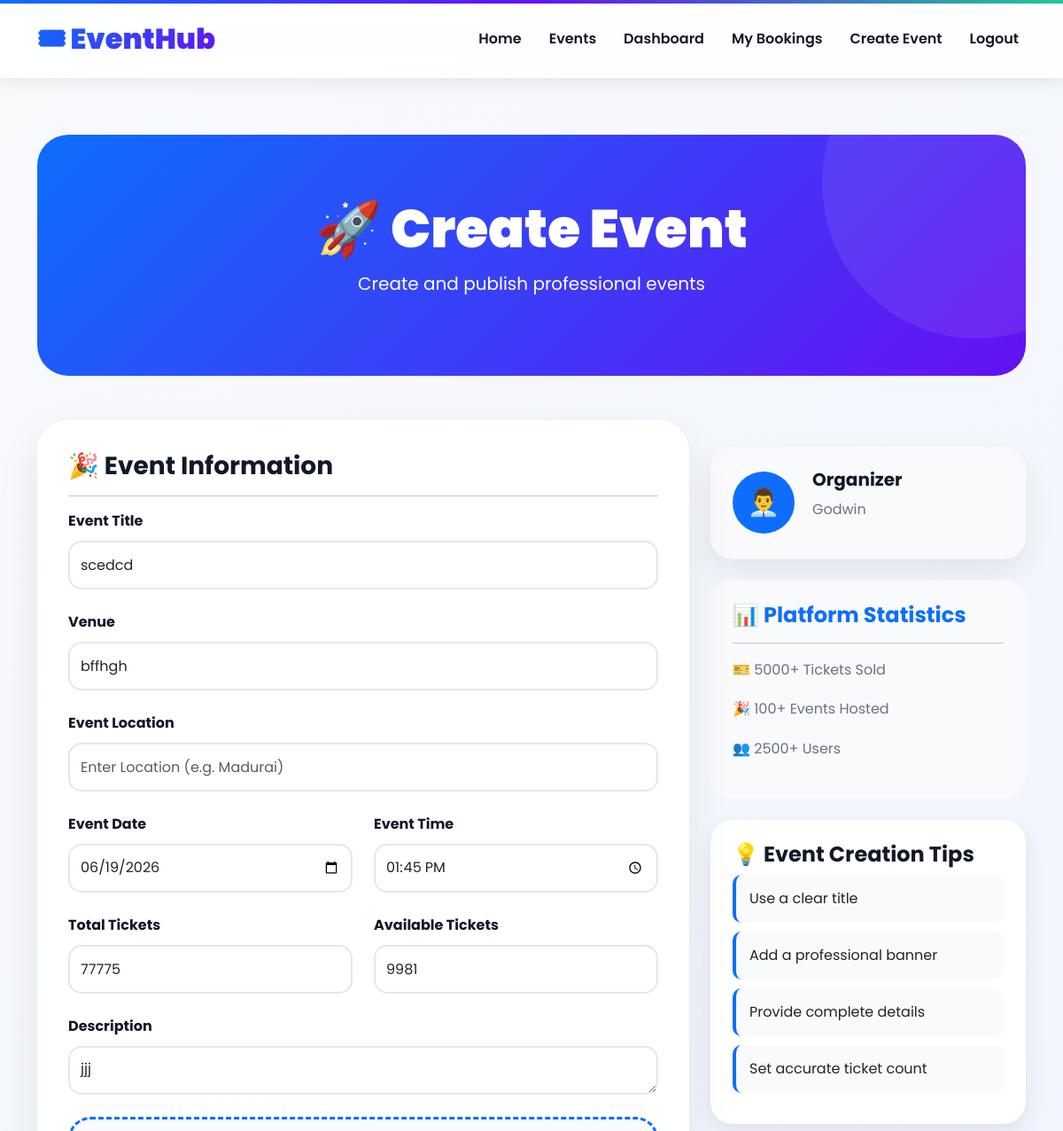
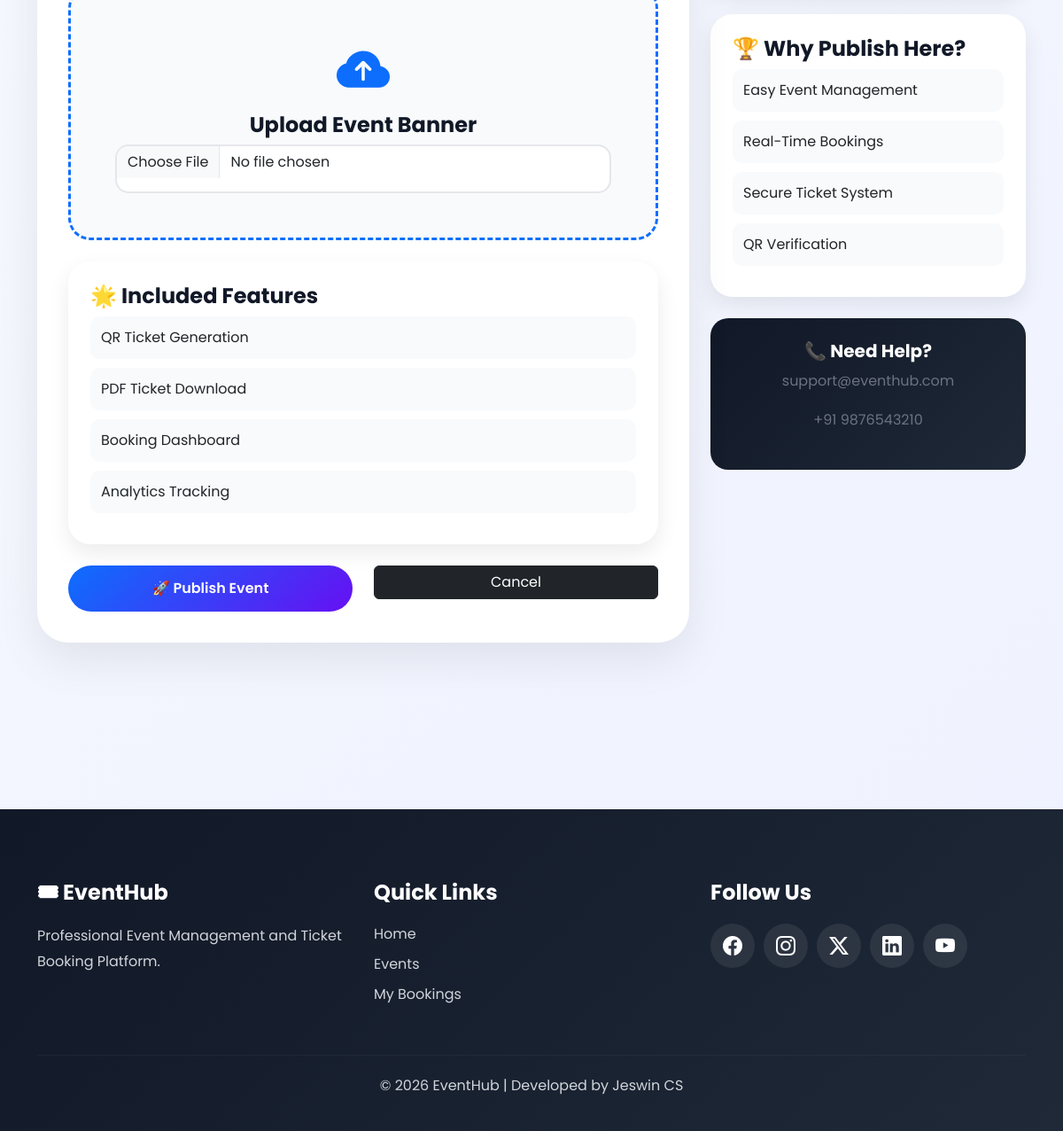
The page /event/1/edit/ (signed in) on the database its author committed (2 pictures, top to bottom).
### events/models.py (models this page shows, shortened)
class Event(models.Model):
    title = models.CharField(
        max_length=200
    )
    description = models.TextField()
    venue = models.CharField(
        max_length=200
    )
    location = models.CharField(max_length=255, blank=True, null=True)
    date = models.DateField()
    time = models.TimeField()
    total_tickets = models.PositiveIntegerField(
        default=0
    )
    available_tickets = models.PositiveIntegerField(
        default=0
    )
    image = models.ImageField(
        upload_to='event_images/',
        blank=True,
        null=True
    )
    created_at = models.DateTimeField(
        auto_now_add=True
    )
    updated_at = models.DateTimeField(
        auto_now=True
    )
    class Meta:
        ordering = ['date', 'time']

### events/views.py (the view)
@staff_member_required
def edit_event(request, pk):
    event = get_object_or_404(Event, pk=pk)
    if request.method == 'POST':
        form = EventForm(
            request.POST,
            request.FILES,
            instance=event
        )
        if form.is_valid():
            form.save()
            return redirect(
                'event_detail',
                id=event.id
            )
    else:
        form = EventForm(instance=event)
    return render(
        request,
        'create_event.html',
        {'form': form}
    )

### events/templates/create_event.html (shortened to what this page needs)
{% extends 'base.html' %}
{% block content %}
<div class="container py-5">
    <div class="booking-premium-header">
        <h1>
            🚀 Create Event
        </h1>
        <p>
            Create and publish professional events
        </p>
    </div>
    <div class="row">
        <div class="col-lg-8">
            <div class="booking-card-premium">
                <h3>
                    🎉 Event Information
                </h3>
                <hr>
                <form method="POST"
                      enctype="multipart/form-data">
                    <div class="form-box">
                        <label>
                            Event Title
                        </label>
                        {{ form.title }}
                    </div>
                    <div class="form-box">
                        <label>
                            Venue
                        </label>
                        {{ form.venue }}
                    </div>
    <div class="form-box">
        <label>
            Event Location
        </label>
        {{ form.location }}
</div>
                    <div class="row">
                        <div class="col-md-6">
                            <div class="form-box">
                                <label>
                                    Event Date
                                </label>
                                {{ form.date }}
                            </div>
                        </div>
                        <div class="col-md-6">
                            <div class="form-box">
                                <label>
                                    Event Time
                                </label>
                                {{ form.time }}
                            </div>
                        </div>
                    </div>
                    <div class="row">
                        <div class="col-md-6">
                            <div class="form-box">
                                <label>
                                    Total Tickets
                                </label>
                                {{ form.total_tickets }}
                            </div>
                        </div>
                        <div class="col-md-6">
                            <div class="form-box">
                                <label>
                                    Available Tickets
                                </label>
                                {{ form.available_tickets }}
                            </div>
                        </div>
                    </div>
                    <div class="form-box">
                        <label>
                            Description
                        </label>
                        {{ form.description }}
                    </div>
                    <div class="upload-zone">
                        <i class="bi bi-cloud-arrow-up-fill"></i>
                        <h4>
                            Upload Event Banner
                        </h4>
                        {{ form.image }}
                    </div>
                    <div class="facilities-card mt-4">
                        <h4>
                            🌟 Included Features
                        </h4>
                        <div class="facility-item">
                            QR Ticket Generation
                        </div>
                        <div class="facility-item">
                            PDF Ticket Download
                        </div>
                        <div class="facility-item">
                            Booking Dashboard
                        </div>
                        <div class="facility-item">
                            Analytics Tracking
                        </div>
                    </div>
                    <div class="row mt-4">
                        <div class="col-md-6">
                            <button
                            type="submit"
                            class="btn btn-premium w-100">
                                🚀 Publish Event
                            </button>
                        </div>
                        <div class="col-md-6">
                            <a
                            href="{% url 'event_list' %}"
                            class="btn btn-dark w-100">
                                Cancel
                            </a>
                        </div>
                    </div>
                </form>
            </div>
        </div>
        <div class="col-lg-4">
            <div class="organizer-card">
                <div class="organizer-avatar">
                    👨‍💼
                </div>
                <div>
                    <h5>
                        Organizer
                    </h5>
                    <p>
                        {{ request.user.username }}
                    </p>
                </div>
            </div>
            <div class="payment-card mt-4">
                <h4>
                    📊 Platform Statistics
                </h4>
                <hr>
                <p>
                    🎫 5000+ Tickets Sold
                </p>
                <p>
                    🎉 100+ Events Hosted
                </p>
                <p>
                    👥 2500+ Users
                </p>
            </div>
            <div class="timeline-card mt-4">
                <h4>
                    💡 Event Creation Tips
                </h4>
                <div class="timeline-step">
                    Use a clear title
                </div>
                <div class="timeline-step">
                    Add a professional banner
                </div>
                <div class="timeline-step">
                    Provide complete details
                </div>
                <div class="timeline-step">
                    Set accurate ticket count
                </div>
            </div>
            <div class="facilities-card mt-4">
                <h4>
                    🏆 Why Publish Here?
                </h4>
                <div class="facility-item">
                    Easy Event Management
                </div>
                <div class="facility-item">
                    Real-Time Bookings
                </div>
                <div class="facility-item">
                    Secure Ticket System
                </div>
                <div class="facility-item">
                    QR Verification
                </div>
            </div>
            <div class="ticket-footer mt-4">
                <h5>
                    📞 Need Help?
                </h5>
                <p>
                    support@eventhub.com
                </p>
                <p>
                    +91 9876543210
                </p>
            </div>
        </div>
    </div>
</div>
{% endblock %}

### rows shown on the page
Event: title "scedcd", venue "bffhgh", date "06/19/2026", time "13:45:00", total_tickets "77775", available_tickets "9981", description "jjj"

### other values the page prints
{{ request.user.username }} "Godwin"
